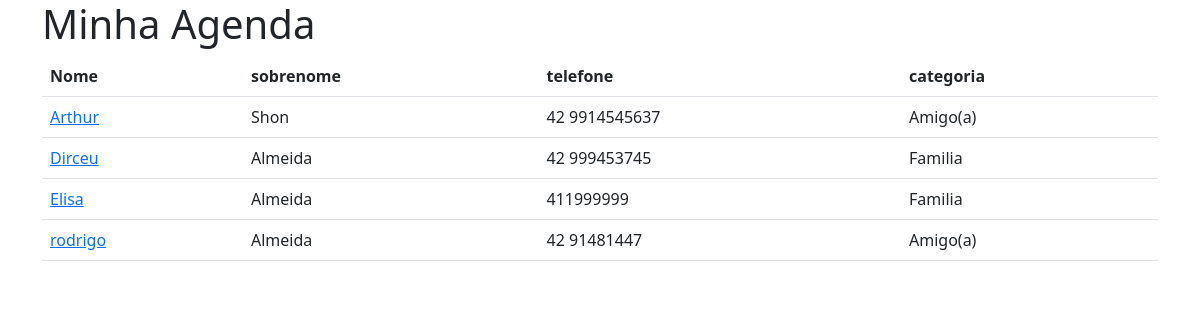
The page / on the database its author committed.
### contatos/models.py (models this page shows, shortened)
class Contato(models.Model):
    nome = models.CharField(max_length=150)
    sobrenome = models.CharField(max_length=150, null=True,blank=True)
    telefone = models.CharField(max_length=15, unique=True )
    email = models.EmailField(blank=True, null=True, unique=True)
    descricao = models.TextField(blank=True, null=True)
    imagem = models.ImageField(upload_to='fotos', null=True, blank=True)
    categoria = models.ForeignKey(Categoria, on_delete=models.DO_NOTHING)
    class Meta:
        ordering = ('nome', 'sobrenome', 'id')

class Categoria(models.Model):
    nome = models.CharField(max_length=20)
    class Meta:
        ordering = ('id',)
    def __str__(self):
        return self.nome

### contatos/views.py (the view)
# urls.py: path('', views.index, name='index')
def index(request):
    contatos = Contato.objects.all()
    return render(request, 'content/index.html', {'contatos': contatos})

### templates/content/index.html (shortened to what this page needs)
{% extends 'base.html' %}
{% block content %}
    <div class="container">
        <div class="row">
            <div class="col-lg-12">
                <h1>Minha Agenda</h1>
                <table class="table">
                <thead>
                    <tr>
                        <th>Nome</th>
                        <th>sobrenome</th>
                        <th>telefone</th>
                        <th>categoria</th>
                    </tr>
                </thead>
                <tbody>
                    {% for contato in contatos %}
                    <tr>
                        <td><a href="">{{ contato.nome }}</a></td>
                        <td>{{ contato.sobrenome }}</td>
                        <td>{{ contato.telefone }}</td>
                        <td>{{ contato.categoria }}</td>
                    </tr>
                    {% endfor %}
                </tbody>
            </table>
            </div>
        </div>
    </div>
{% endblock %}

### templates/base.html (shortened to what this page needs)
{% load static %}
<!DOCTYPE html>
<html lang="en">
<head>
    <link href="https://cdn.jsdelivr.net/npm/bootstrap@5.3.0-alpha3/dist/css/bootstrap.min.css" rel="stylesheet">
</head>
<body>
   {% block content %}
   {% endblock %}
</body>
</html>

### rows shown on the page
Contato: nome "Arthur", sobrenome "Shon", telefone "42 9914545637", categoria "Amigo(a)"
Contato: nome "Dirceu", sobrenome "Almeida", telefone "42 999453745", categoria "Familia"
Contato: nome "Elisa", sobrenome "Almeida", telefone "411999999", categoria "Familia"
Contato: nome "rodrigo", sobrenome "Almeida", telefone "42 91481447", categoria "Amigo(a)"
